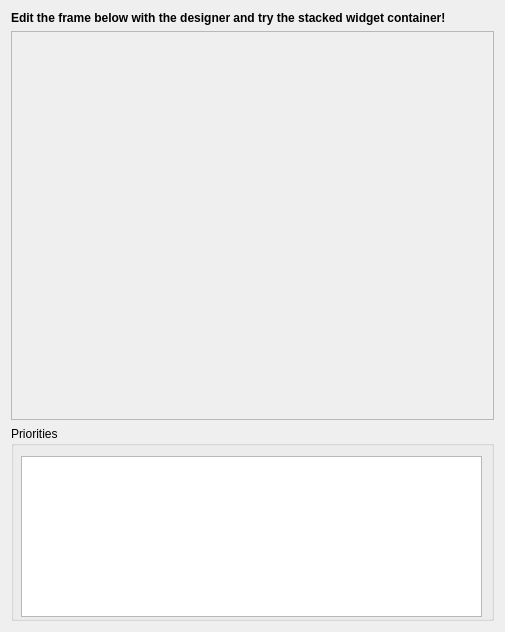
<?xml version="1.0" encoding="UTF-8"?>
<ui version="4.0">
 <class>Stacked</class>
 <widget class="QWidget" name="Stacked">
  <property name="geometry">
   <rect>
    <x>0</x>
    <y>0</y>
    <width>505</width>
    <height>632</height>
   </rect>
  </property>
  <property name="windowTitle">
   <string>Form</string>
  </property>
  <layout class="QVBoxLayout">
   <item>
    <widget class="QLabel" name="label_3">
     <property name="sizePolicy">
      <sizepolicy hsizetype="Preferred" vsizetype="Preferred">
       <horstretch>0</horstretch>
       <verstretch>0</verstretch>
      </sizepolicy>
     </property>
     <property name="font">
      <font>
       <weight>75</weight>
       <bold>true</bold>
      </font>
     </property>
     <property name="text">
      <string>Edit the frame below with the designer and try the stacked widget container!</string>
     </property>
    </widget>
   </item>
   <item>
    <widget class="QFrame" name="frame">
     <property name="sizePolicy">
      <sizepolicy hsizetype="Preferred" vsizetype="Preferred">
       <horstretch>0</horstretch>
       <verstretch>2</verstretch>
      </sizepolicy>
     </property>
     <property name="frameShape">
      <enum>QFrame::StyledPanel</enum>
     </property>
     <property name="frameShadow">
      <enum>QFrame::Raised</enum>
     </property>
     <widget class="EStackedWidgetContainer" name="eStackedWidgetContainer">
      <property name="geometry">
       <rect>
        <x>10</x>
        <y>10</y>
        <width>451</width>
        <height>271</height>
       </rect>
      </property>
      <property name="palette">
       <palette>
        <active>
         <colorrole role="WindowText">
          <brush brushstyle="SolidPattern">
           <color alpha="255">
            <red>0</red>
            <green>0</green>
            <blue>0</blue>
           </color>
          </brush>
         </colorrole>
         <colorrole role="Button">
          <brush brushstyle="SolidPattern">
           <color alpha="255">
            <red>197</red>
            <green>217</green>
            <blue>240</blue>
           </color>
          </brush>
         </colorrole>
         <colorrole role="Light">
          <brush brushstyle="SolidPattern">
           <color alpha="255">
            <red>255</red>
            <green>255</green>
            <blue>255</blue>
           </color>
          </brush>
         </colorrole>
         <colorrole role="Midlight">
          <brush brushstyle="SolidPattern">
           <color alpha="255">
            <red>226</red>
            <green>236</green>
            <blue>247</blue>
           </color>
          </brush>
         </colorrole>
         <colorrole role="Dark">
          <brush brushstyle="SolidPattern">
           <color alpha="255">
            <red>98</red>
            <green>108</green>
            <blue>120</blue>
           </color>
          </brush>
         </colorrole>
         <colorrole role="Mid">
          <brush brushstyle="SolidPattern">
           <color alpha="255">
            <red>131</red>
            <green>145</green>
            <blue>160</blue>
           </color>
          </brush>
         </colorrole>
         <colorrole role="Text">
          <brush brushstyle="SolidPattern">
           <color alpha="255">
            <red>0</red>
            <green>0</green>
            <blue>0</blue>
           </color>
          </brush>
         </colorrole>
         <colorrole role="BrightText">
          <brush brushstyle="SolidPattern">
           <color alpha="255">
            <red>255</red>
            <green>255</green>
            <blue>255</blue>
           </color>
          </brush>
         </colorrole>
         <colorrole role="ButtonText">
          <brush brushstyle="SolidPattern">
           <color alpha="255">
            <red>0</red>
            <green>0</green>
            <blue>0</blue>
           </color>
          </brush>
         </colorrole>
         <colorrole role="Base">
          <brush brushstyle="SolidPattern">
           <color alpha="255">
            <red>255</red>
            <green>255</green>
            <blue>255</blue>
           </color>
          </brush>
         </colorrole>
         <colorrole role="Window">
          <brush brushstyle="SolidPattern">
           <color alpha="255">
            <red>197</red>
            <green>217</green>
            <blue>240</blue>
           </color>
          </brush>
         </colorrole>
         <colorrole role="Shadow">
          <brush brushstyle="SolidPattern">
           <color alpha="255">
            <red>0</red>
            <green>0</green>
            <blue>0</blue>
           </color>
          </brush>
         </colorrole>
         <colorrole role="AlternateBase">
          <brush brushstyle="SolidPattern">
           <color alpha="255">
            <red>226</red>
            <green>236</green>
            <blue>247</blue>
           </color>
          </brush>
         </colorrole>
        </active>
        <inactive>
         <colorrole role="WindowText">
          <brush brushstyle="SolidPattern">
           <color alpha="255">
            <red>0</red>
            <green>0</green>
            <blue>0</blue>
           </color>
          </brush>
         </colorrole>
         <colorrole role="Button">
          <brush brushstyle="SolidPattern">
           <color alpha="255">
            <red>197</red>
            <green>217</green>
            <blue>240</blue>
           </color>
          </brush>
         </colorrole>
         <colorrole role="Light">
          <brush brushstyle="SolidPattern">
           <color alpha="255">
            <red>255</red>
            <green>255</green>
            <blue>255</blue>
           </color>
          </brush>
         </colorrole>
         <colorrole role="Midlight">
          <brush brushstyle="SolidPattern">
           <color alpha="255">
            <red>226</red>
            <green>236</green>
            <blue>247</blue>
           </color>
          </brush>
         </colorrole>
         <colorrole role="Dark">
          <brush brushstyle="SolidPattern">
           <color alpha="255">
            <red>98</red>
            <green>108</green>
            <blue>120</blue>
           </color>
          </brush>
         </colorrole>
         <colorrole role="Mid">
          <brush brushstyle="SolidPattern">
           <color alpha="255">
            <red>131</red>
            <green>145</green>
            <blue>160</blue>
           </color>
          </brush>
         </colorrole>
         <colorrole role="Text">
          <brush brushstyle="SolidPattern">
           <color alpha="255">
            <red>0</red>
            <green>0</green>
            <blue>0</blue>
           </color>
          </brush>
         </colorrole>
         <colorrole role="BrightText">
          <brush brushstyle="SolidPattern">
           <color alpha="255">
            <red>255</red>
            <green>255</green>
            <blue>255</blue>
           </color>
          </brush>
         </colorrole>
         <colorrole role="ButtonText">
          <brush brushstyle="SolidPattern">
           <color alpha="255">
            <red>0</red>
            <green>0</green>
            <blue>0</blue>
           </color>
          </brush>
         </colorrole>
         <colorrole role="Base">
          <brush brushstyle="SolidPattern">
           <color alpha="255">
            <red>255</red>
            <green>255</green>
            <blue>255</blue>
           </color>
          </brush>
         </colorrole>
         <colorrole role="Window">
          <brush brushstyle="SolidPattern">
           <color alpha="255">
            <red>197</red>
            <green>217</green>
            <blue>240</blue>
           </color>
          </brush>
         </colorrole>
         <colorrole role="Shadow">
          <brush brushstyle="SolidPattern">
           <color alpha="255">
            <red>0</red>
            <green>0</green>
            <blue>0</blue>
           </color>
          </brush>
         </colorrole>
         <colorrole role="AlternateBase">
          <brush brushstyle="SolidPattern">
           <color alpha="255">
            <red>226</red>
            <green>236</green>
            <blue>247</blue>
           </color>
          </brush>
         </colorrole>
        </inactive>
        <disabled>
         <colorrole role="WindowText">
          <brush brushstyle="SolidPattern">
           <color alpha="255">
            <red>98</red>
            <green>108</green>
            <blue>120</blue>
           </color>
          </brush>
         </colorrole>
         <colorrole role="Button">
          <brush brushstyle="SolidPattern">
           <color alpha="255">
            <red>197</red>
            <green>217</green>
            <blue>240</blue>
           </color>
          </brush>
         </colorrole>
         <colorrole role="Light">
          <brush brushstyle="SolidPattern">
           <color alpha="255">
            <red>255</red>
            <green>255</green>
            <blue>255</blue>
           </color>
          </brush>
         </colorrole>
         <colorrole role="Midlight">
          <brush brushstyle="SolidPattern">
           <color alpha="255">
            <red>226</red>
            <green>236</green>
            <blue>247</blue>
           </color>
          </brush>
         </colorrole>
         <colorrole role="Dark">
          <brush brushstyle="SolidPattern">
           <color alpha="255">
            <red>98</red>
            <green>108</green>
            <blue>120</blue>
           </color>
          </brush>
         </colorrole>
         <colorrole role="Mid">
          <brush brushstyle="SolidPattern">
           <color alpha="255">
            <red>131</red>
            <green>145</green>
            <blue>160</blue>
           </color>
          </brush>
         </colorrole>
         <colorrole role="Text">
          <brush brushstyle="SolidPattern">
           <color alpha="255">
            <red>98</red>
            <green>108</green>
            <blue>120</blue>
           </color>
          </brush>
         </colorrole>
         <colorrole role="BrightText">
          <brush brushstyle="SolidPattern">
           <color alpha="255">
            <red>255</red>
            <green>255</green>
            <blue>255</blue>
           </color>
          </brush>
         </colorrole>
         <colorrole role="ButtonText">
          <brush brushstyle="SolidPattern">
           <color alpha="255">
            <red>98</red>
            <green>108</green>
            <blue>120</blue>
           </color>
          </brush>
         </colorrole>
         <colorrole role="Base">
          <brush brushstyle="SolidPattern">
           <color alpha="255">
            <red>197</red>
            <green>217</green>
            <blue>240</blue>
           </color>
          </brush>
         </colorrole>
         <colorrole role="Window">
          <brush brushstyle="SolidPattern">
           <color alpha="255">
            <red>197</red>
            <green>217</green>
            <blue>240</blue>
           </color>
          </brush>
         </colorrole>
         <colorrole role="Shadow">
          <brush brushstyle="SolidPattern">
           <color alpha="255">
            <red>0</red>
            <green>0</green>
            <blue>0</blue>
           </color>
          </brush>
         </colorrole>
         <colorrole role="AlternateBase">
          <brush brushstyle="SolidPattern">
           <color alpha="255">
            <red>197</red>
            <green>217</green>
            <blue>240</blue>
           </color>
          </brush>
         </colorrole>
        </disabled>
       </palette>
      </property>
     </widget>
     <widget class="TLabel" name="tLabel3">
      <property name="geometry">
       <rect>
        <x>120</x>
        <y>310</y>
        <width>211</width>
        <height>61</height>
       </rect>
      </property>
      <property name="source">
       <string>test/device/1/short_scalar</string>
      </property>
      <property name="helperApplicationEnabled">
       <bool>true</bool>
      </property>
     </widget>
     <widget class="TLabel" name="tLabel">
      <property name="geometry">
       <rect>
        <x>120</x>
        <y>260</y>
        <width>211</width>
        <height>41</height>
       </rect>
      </property>
     </widget>
     <widget class="TCircularGauge" name="tCircularGauge">
      <property name="geometry">
       <rect>
        <x>20</x>
        <y>20</y>
        <width>100</width>
        <height>100</height>
       </rect>
      </property>
     </widget>
     <widget class="TCircularGauge" name="tCircularGauge_2">
      <property name="geometry">
       <rect>
        <x>160</x>
        <y>20</y>
        <width>100</width>
        <height>100</height>
       </rect>
      </property>
     </widget>
     <widget class="TCircularGauge" name="tCircularGauge_3">
      <property name="geometry">
       <rect>
        <x>290</x>
        <y>20</y>
        <width>100</width>
        <height>100</height>
       </rect>
      </property>
     </widget>
     <widget class="TLed" name="tLed">
      <property name="geometry">
       <rect>
        <x>20</x>
        <y>140</y>
        <width>30</width>
        <height>30</height>
       </rect>
      </property>
     </widget>
     <widget class="TLed" name="tLed_2">
      <property name="geometry">
       <rect>
        <x>20</x>
        <y>180</y>
        <width>30</width>
        <height>30</height>
       </rect>
      </property>
     </widget>
     <widget class="TLabel" name="tLabel_2">
      <property name="geometry">
       <rect>
        <x>80</x>
        <y>150</y>
        <width>87</width>
        <height>28</height>
       </rect>
      </property>
     </widget>
     <widget class="TLabel" name="tLabel_3">
      <property name="geometry">
       <rect>
        <x>80</x>
        <y>190</y>
        <width>87</width>
        <height>28</height>
       </rect>
      </property>
     </widget>
     <widget class="TLinearGauge" name="tLinearGauge">
      <property name="geometry">
       <rect>
        <x>430</x>
        <y>20</y>
        <width>40</width>
        <height>100</height>
       </rect>
      </property>
     </widget>
     <widget class="TLinearGauge" name="tLinearGauge_2">
      <property name="geometry">
       <rect>
        <x>430</x>
        <y>140</y>
        <width>40</width>
        <height>100</height>
       </rect>
      </property>
     </widget>
     <widget class="TTable" name="tTable">
      <property name="geometry">
       <rect>
        <x>340</x>
        <y>290</y>
        <width>160</width>
        <height>90</height>
       </rect>
      </property>
      <property name="numRows">
       <number>1</number>
      </property>
      <property name="numColumns">
       <number>1</number>
      </property>
      <property name="trueColors">
       <string>4284344910</string>
      </property>
      <property name="falseColors">
       <string>4293342999</string>
      </property>
      <property name="trueStrings">
       <string>One</string>
      </property>
      <property name="falseStrings">
       <string>Zero</string>
      </property>
      <property name="displayMask">
       <string/>
      </property>
      <property name="source">
       <string>test/device/1/short_scalar</string>
      </property>
     </widget>
    </widget>
   </item>
   <item>
    <widget class="QGroupBox" name="gbPriority">
     <property name="sizePolicy">
      <sizepolicy hsizetype="Preferred" vsizetype="Preferred">
       <horstretch>0</horstretch>
       <verstretch>1</verstretch>
      </sizepolicy>
     </property>
     <property name="title">
      <string>Priorities</string>
     </property>
     <widget class="QTextEdit" name="textEdit">
      <property name="geometry">
       <rect>
        <x>10</x>
        <y>30</y>
        <width>461</width>
        <height>161</height>
       </rect>
      </property>
     </widget>
    </widget>
   </item>
  </layout>
 </widget>
 <customwidgets>
  <customwidget>
   <class>TLabel</class>
   <extends>ELabel</extends>
   <header>TLabel</header>
  </customwidget>
  <customwidget>
   <class>TTable</class>
   <extends>EFlag</extends>
   <header>TTable</header>
  </customwidget>
  <customwidget>
   <class>TLed</class>
   <extends>ELed</extends>
   <header>TLed</header>
  </customwidget>
  <customwidget>
   <class>TLinearGauge</class>
   <extends>ELinearGauge</extends>
   <header>TLinearGauge</header>
  </customwidget>
  <customwidget>
   <class>TCircularGauge</class>
   <extends>ECircularGauge</extends>
   <header>TCircularGauge</header>
  </customwidget>
  <customwidget>
   <class>ELabel</class>
   <extends>QLabel</extends>
   <header>ELabel</header>
  </customwidget>
  <customwidget>
   <class>EFlag</class>
   <extends>QWidget</extends>
   <header>EFlag</header>
  </customwidget>
  <customwidget>
   <class>ELed</class>
   <extends>QWidget</extends>
   <header>ELed</header>
  </customwidget>
  <customwidget>
   <class>ELinearGauge</class>
   <extends>QWidget</extends>
   <header>EGauge</header>
  </customwidget>
  <customwidget>
   <class>ECircularGauge</class>
   <extends>QWidget</extends>
   <header>EGauge</header>
  </customwidget>
  <customwidget>
   <class>EStackedWidgetContainer</class>
   <extends>QWidget</extends>
   <header>EStackedWidgetContainer</header>
  </customwidget>
 </customwidgets>
 <resources/>
 <connections/>
</ui>
